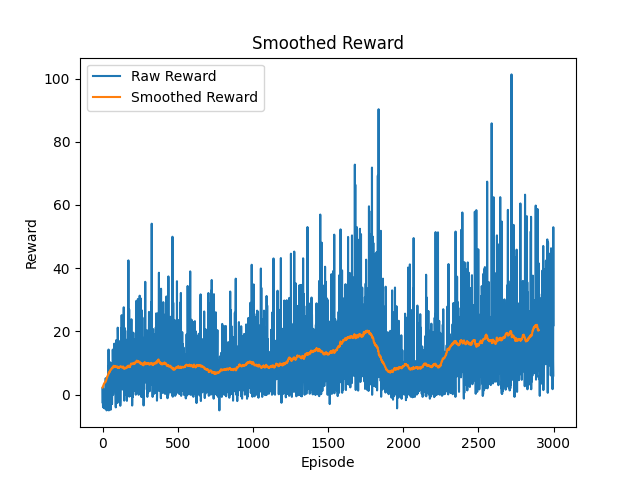

The Python source for this figure:
import numpy as np
import torch
import gym
import pygame
import collections
import random
import torch.nn.functional as F
from tqdm import tqdm
import matplotlib.pyplot as plt
import time
import torch.nn as nn


class CriticNet(nn.Module):
    def __init__(self, state_dim, hidden_dim, action_dim) -> None:
        super().__init__()
        self.fc1 = torch.nn.Linear(state_dim, hidden_dim)
        self.fc2 = torch.nn.Linear(hidden_dim, 1)

    def forward(self, state):
        hidden_state = F.relu(self.fc1(state))
        acion_value = self.fc2(hidden_state)
        return acion_value


class ActorNet(nn.Module):
    def __init__(self, state_dim, hidden_dim, action_dim) -> None:
        super().__init__()
        self.fc1 = nn.Linear(state_dim, hidden_dim)
        self.fc2 = nn.Linear(hidden_dim, action_dim)

    def forward(self, state):

        hidden_state = F.relu(self.fc1(state))
        # print(self.fc2(hidden_state))
        probs = F.softmax(self.fc2(hidden_state), dim=1)
        return probs


class AC:
    def __init__(self, state_dim, hidden_dim, action_dim, actor_lr, critic_lr,
                 gamma, device) -> None:
        self.actor = ActorNet(state_dim, hidden_dim, action_dim).to(device)
        self.critic = CriticNet(state_dim, hidden_dim, action_dim).to(device)
        self.gamma = gamma
        self.actor_optimizer = torch.optim.Adam(self.actor.parameters(),
                                                lr=actor_lr)
        self.critic_optimizer = torch.optim.Adam(self.critic.parameters(),
                                                 lr=critic_lr)
        self.device = device

    def save_model(self, save_path='./', filename='model'):
        torch.save(self.actor.state_dict(), f"{save_path}\\{filename}.pth")

    def load_model(self, load_path):
        self.actor.load_state_dict(torch.load(load_path))

    def take_action(self, state):
        state = torch.tensor([state], dtype=torch.float).to(self.device)
        probs = self.actor(state)
        action_dist = torch.distributions.Categorical(probs)
        action = action_dist.sample()
        return action.item()

    def update(self, transition_dict):
        reward = transition_dict['rewards']
        state = transition_dict['states']
        next_state = transition_dict['next_states']
        action = transition_dict['actions']
        next_action = transition_dict['next_actions']
        done = transition_dict['dones']
        self.actor_optimizer.zero_grad()
        self.critic_optimizer.zero_grad()
        reward = torch.tensor([reward],
                              dtype=torch.float).view(-1, 1).to(self.device)
        state = torch.tensor([state], dtype=torch.float).to(self.device)
        action = torch.tensor([action]).view(-1, 1).to(self.device)
        next_state = torch.tensor([next_state],
                                  dtype=torch.float).to(self.device)
        next_action = torch.tensor([next_action]).view(-1, 1).to(self.device)
        done = torch.tensor(done,
                            dtype=torch.float).to(self.device).view(-1, 1)
        v_now = self.critic(state).view(-1, 1)
        v_next = self.critic(next_state).view(-1, 1)
        y_now = self.gamma * v_next + reward
        # print(y_now)
        # print(q_next)
        td_delta = y_now - v_now
        log_prob = torch.log(self.actor(state).gather(1, action))
        # print(log_prob)
        # print(action)
        actor_loss = torch.mean(-log_prob * td_delta.detach())
        actor_loss.backward()

        critic_loss = torch.mean(F.mse_loss(y_now, v_now))
        critic_loss.backward()

        self.actor_optimizer.step()
        self.critic_optimizer.step()


def plot_smooth_reward(rewards, window_size=100):
    # 计算滑动窗口平均值
    smoothed_rewards = np.convolve(rewards,
                                   np.ones(window_size) / window_size,
                                   mode='valid')

    # 绘制原始奖励和平滑奖励曲线
    plt.plot(rewards, label='Raw Reward')
    plt.plot(smoothed_rewards, label='Smoothed Reward')

    # 设置图例、标题和轴标签
    plt.legend()
    plt.title('Smoothed Reward')
    plt.xlabel('Episode')
    plt.ylabel('Reward')

    # 显示图像
    plt.show()


if __name__ == "__main__":

    gamma = 0.99
    algorithm_name = "demoa2c"
    num_episodes = 1000
    actor_lr = 1e-3
    critic_lr = 2e-3
    device = torch.device('cuda')
    env_name = 'Snake-v0'  #'CartPole-v0'

    # 注册环境
    gym.register(id='Snake-v0', entry_point='snake_env:SnakeEnv')

    env = gym.make(env_name)

    random.seed(0)
    np.random.seed(0)
    env.seed(0)
    torch.manual_seed(0)

    state_dim = env.observation_space.shape[0]
    hidden_dim = 128
    action_dim = env.action_space.n
    update_target = 100
    agent = AC(state_dim, hidden_dim, action_dim, actor_lr, critic_lr, gamma,
               device)

    return_list = []
    max_reward = 0
    for i in range(30):
        with tqdm(total=int(num_episodes / 10),
                  desc='Iteration %d' % i) as pbar:
            for i_episodes in range(int(num_episodes / 10)):
                episode_return = 0
                state = env.reset()
                done = False

                while not done:
                    action = agent.take_action(state)
                    next_state, reward, done, _ = env.step(action)
                    next_action = agent.take_action(next_state)
                    env.render()

                    transition_dict = {
                        'states': state,
                        'actions': action,
                        'next_states': next_state,
                        'next_actions': next_action,
                        'rewards': reward,
                        'dones': done
                    }

                    agent.update(transition_dict)

                    state = next_state
                    episode_return += reward
                    if i_episodes == int(num_episodes / 10) - 1:
                        time.sleep(0.1)

                return_list.append(episode_return)
                if episode_return > max_reward:
                    max_reward = episode_return
                    agent.save_model(env_name, algorithm_name)
                if (i_episodes + 1 % 10 == 0):
                    pbar.set_postfix({
                        'episode':
                        '%d' % (num_episodes / 10 * i + i_episodes + 1),
                        'return':
                        '%.3f' % np.mean(return_list[-10:])
                    })
                pbar.update(1)

    plot_smooth_reward(return_list)